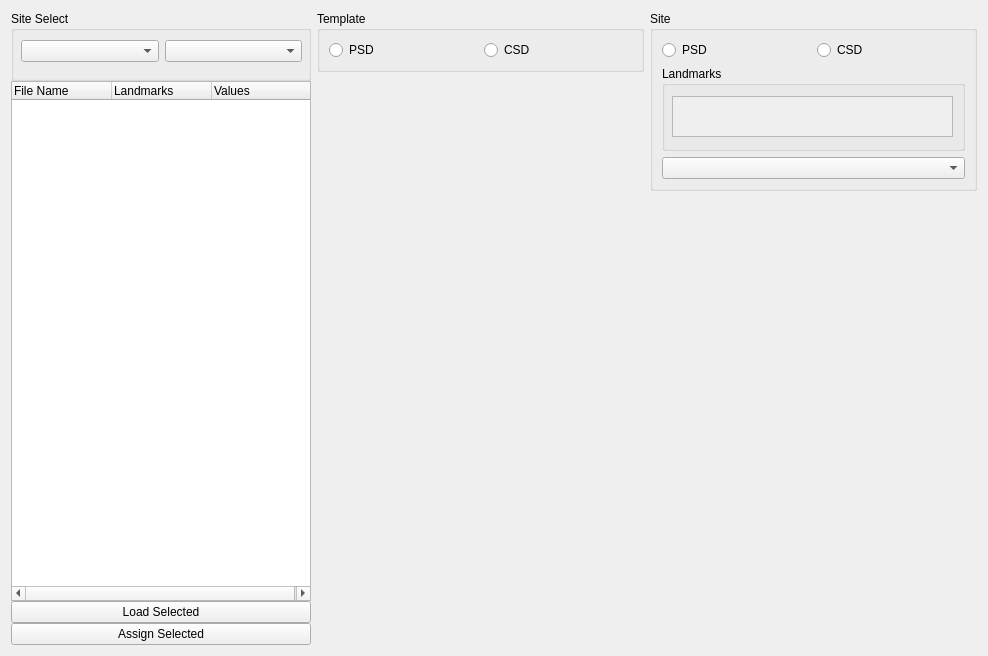
<?xml version="1.0" encoding="UTF-8"?>
<ui version="4.0">
 <class>mainWidget</class>
 <widget class="QWidget" name="mainWidget">
  <property name="geometry">
   <rect>
    <x>0</x>
    <y>0</y>
    <width>988</width>
    <height>656</height>
   </rect>
  </property>
  <property name="sizePolicy">
   <sizepolicy hsizetype="Expanding" vsizetype="Expanding">
    <horstretch>0</horstretch>
    <verstretch>0</verstretch>
   </sizepolicy>
  </property>
  <property name="windowTitle">
   <string>Form</string>
  </property>
  <layout class="QGridLayout" name="gridLayout_2">
   <item row="0" column="0">
    <layout class="QGridLayout" name="gridLayout" rowstretch="0,1,0,0" columnstretch="0,1,1">
     <property name="verticalSpacing">
      <number>15</number>
     </property>
     <item row="0" column="2" alignment="Qt::AlignTop">
      <widget class="QGroupBox" name="sitegroupBox">
       <property name="sizePolicy">
        <sizepolicy hsizetype="Preferred" vsizetype="Expanding">
         <horstretch>0</horstretch>
         <verstretch>0</verstretch>
        </sizepolicy>
       </property>
       <property name="minimumSize">
        <size>
         <width>30</width>
         <height>180</height>
        </size>
       </property>
       <property name="title">
        <string>Site</string>
       </property>
       <layout class="QVBoxLayout" name="verticalLayout_3">
        <property name="sizeConstraint">
         <enum>QLayout::SetDefaultConstraint</enum>
        </property>
        <item>
         <layout class="QHBoxLayout" name="horizontalLayout_2">
          <property name="sizeConstraint">
           <enum>QLayout::SetNoConstraint</enum>
          </property>
          <item>
           <widget class="QRadioButton" name="sitePSDradioButton">
            <property name="minimumSize">
             <size>
              <width>20</width>
              <height>20</height>
             </size>
            </property>
            <property name="text">
             <string>PSD</string>
            </property>
           </widget>
          </item>
          <item>
           <widget class="QRadioButton" name="siteCSDradioButton">
            <property name="minimumSize">
             <size>
              <width>20</width>
              <height>20</height>
             </size>
            </property>
            <property name="text">
             <string>CSD</string>
            </property>
           </widget>
          </item>
         </layout>
        </item>
        <item>
         <widget class="QGroupBox" name="landmarkgroupBox">
          <property name="sizePolicy">
           <sizepolicy hsizetype="Preferred" vsizetype="Expanding">
            <horstretch>0</horstretch>
            <verstretch>0</verstretch>
           </sizepolicy>
          </property>
          <property name="minimumSize">
           <size>
            <width>0</width>
            <height>50</height>
           </size>
          </property>
          <property name="title">
           <string>Landmarks</string>
          </property>
          <widget class="QScrollArea" name="landmarkscrollArea">
           <property name="geometry">
            <rect>
             <x>10</x>
             <y>30</y>
             <width>281</width>
             <height>41</height>
            </rect>
           </property>
           <property name="widgetResizable">
            <bool>true</bool>
           </property>
           <widget class="QWidget" name="scrollAreaWidgetContents">
            <property name="geometry">
             <rect>
              <x>0</x>
              <y>0</y>
              <width>279</width>
              <height>39</height>
             </rect>
            </property>
            <layout class="QVBoxLayout" name="verticalLayout_4">
             <item>
              <layout class="QVBoxLayout" name="verticalLayout_5"/>
             </item>
            </layout>
           </widget>
          </widget>
         </widget>
        </item>
        <item>
         <widget class="QComboBox" name="landmarkcomboBox"/>
        </item>
       </layout>
      </widget>
     </item>
     <item row="0" column="1" alignment="Qt::AlignTop">
      <widget class="QGroupBox" name="templategroupBox">
       <property name="sizePolicy">
        <sizepolicy hsizetype="Preferred" vsizetype="Expanding">
         <horstretch>0</horstretch>
         <verstretch>0</verstretch>
        </sizepolicy>
       </property>
       <property name="minimumSize">
        <size>
         <width>30</width>
         <height>60</height>
        </size>
       </property>
       <property name="title">
        <string>Template</string>
       </property>
       <layout class="QVBoxLayout" name="verticalLayout_2">
        <item>
         <layout class="QHBoxLayout" name="horizontalLayout">
          <property name="sizeConstraint">
           <enum>QLayout::SetMinimumSize</enum>
          </property>
          <item>
           <widget class="QRadioButton" name="tempPSDradioButton">
            <property name="minimumSize">
             <size>
              <width>20</width>
              <height>20</height>
             </size>
            </property>
            <property name="text">
             <string>PSD</string>
            </property>
           </widget>
          </item>
          <item>
           <widget class="QRadioButton" name="tempCSDradioButton">
            <property name="minimumSize">
             <size>
              <width>20</width>
              <height>20</height>
             </size>
            </property>
            <property name="text">
             <string>CSD</string>
            </property>
           </widget>
          </item>
         </layout>
        </item>
       </layout>
      </widget>
     </item>
     <item row="1" column="2" rowspan="3">
      <widget class="MplWidget" name="siteCanvas" native="true">
       <property name="sizePolicy">
        <sizepolicy hsizetype="Expanding" vsizetype="Expanding">
         <horstretch>0</horstretch>
         <verstretch>0</verstretch>
        </sizepolicy>
       </property>
      </widget>
     </item>
     <item row="1" column="1" rowspan="3">
      <widget class="MplWidget" name="templateCanvas" native="true">
       <property name="sizePolicy">
        <sizepolicy hsizetype="Expanding" vsizetype="Expanding">
         <horstretch>0</horstretch>
         <verstretch>0</verstretch>
        </sizepolicy>
       </property>
      </widget>
     </item>
     <item row="0" column="0" rowspan="4">
      <layout class="QVBoxLayout" name="verticalLayout">
       <item>
        <widget class="QGroupBox" name="siteselectgroupBox">
         <property name="minimumSize">
          <size>
           <width>0</width>
           <height>70</height>
          </size>
         </property>
         <property name="title">
          <string>Site Select</string>
         </property>
         <widget class="QWidget" name="layoutWidget">
          <property name="geometry">
           <rect>
            <x>10</x>
            <y>25</y>
            <width>281</width>
            <height>31</height>
           </rect>
          </property>
          <layout class="QHBoxLayout" name="SiteselectLayout" stretch="0,0">
           <property name="spacing">
            <number>6</number>
           </property>
           <property name="sizeConstraint">
            <enum>QLayout::SetNoConstraint</enum>
           </property>
           <item>
            <widget class="QComboBox" name="animalcomboBox">
             <property name="sizePolicy">
              <sizepolicy hsizetype="Expanding" vsizetype="Fixed">
               <horstretch>0</horstretch>
               <verstretch>0</verstretch>
              </sizepolicy>
             </property>
            </widget>
           </item>
           <item alignment="Qt::AlignVCenter">
            <widget class="QComboBox" name="sitecomboBox">
             <property name="sizePolicy">
              <sizepolicy hsizetype="Expanding" vsizetype="Fixed">
               <horstretch>0</horstretch>
               <verstretch>0</verstretch>
              </sizepolicy>
             </property>
            </widget>
           </item>
          </layout>
         </widget>
        </widget>
       </item>
       <item>
        <widget class="QTreeWidget" name="siteList">
         <property name="sizePolicy">
          <sizepolicy hsizetype="Expanding" vsizetype="Expanding">
           <horstretch>0</horstretch>
           <verstretch>0</verstretch>
          </sizepolicy>
         </property>
         <property name="minimumSize">
          <size>
           <width>300</width>
           <height>500</height>
          </size>
         </property>
         <property name="columnCount">
          <number>3</number>
         </property>
         <column>
          <property name="text">
           <string>File Name</string>
          </property>
         </column>
         <column>
          <property name="text">
           <string>Landmarks</string>
          </property>
         </column>
         <column>
          <property name="text">
           <string>Values</string>
          </property>
         </column>
        </widget>
       </item>
       <item>
        <widget class="QPushButton" name="sitepushButton">
         <property name="sizePolicy">
          <sizepolicy hsizetype="Preferred" vsizetype="Fixed">
           <horstretch>0</horstretch>
           <verstretch>0</verstretch>
          </sizepolicy>
         </property>
         <property name="text">
          <string>Load Selected</string>
         </property>
        </widget>
       </item>
       <item>
        <widget class="QPushButton" name="assignButton">
         <property name="text">
          <string>Assign Selected</string>
         </property>
        </widget>
       </item>
      </layout>
     </item>
    </layout>
   </item>
  </layout>
 </widget>
 <customwidgets>
  <customwidget>
   <class>MplWidget</class>
   <extends>QWidget</extends>
   <header>mplwidget.h</header>
   <container>1</container>
  </customwidget>
 </customwidgets>
 <resources/>
 <connections/>
</ui>
